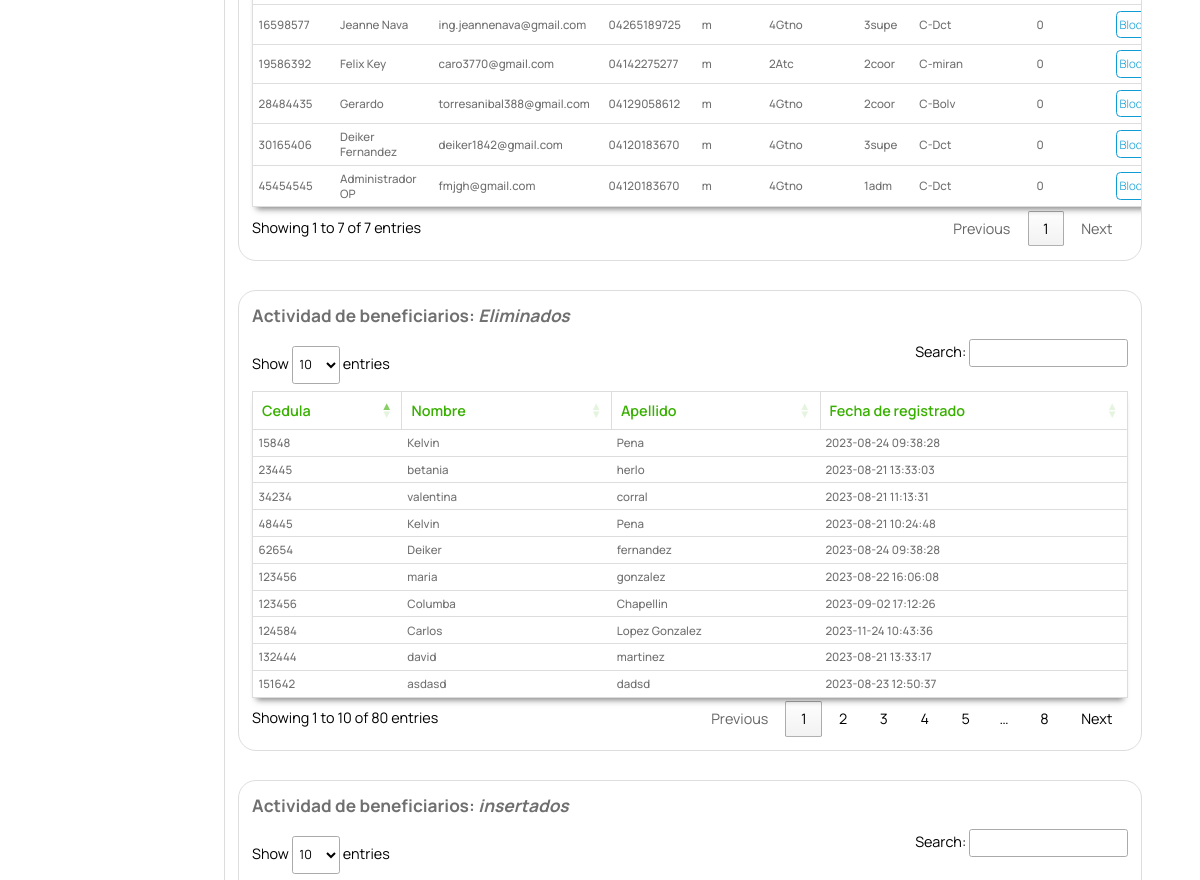
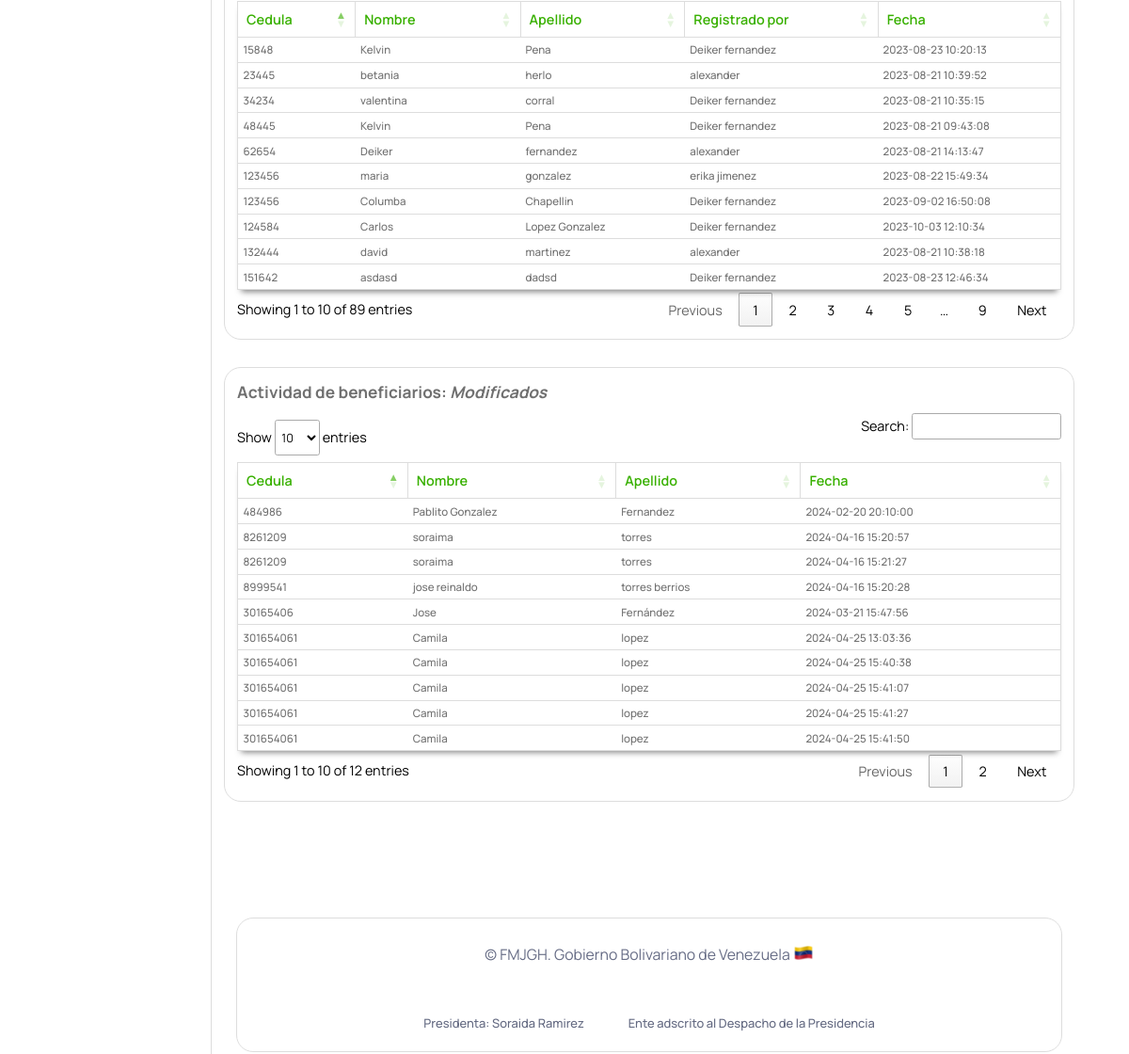
Page /Escritorio/tecnologia.php (signed in, middle part) on the earlier database version (2 pictures, top to bottom).
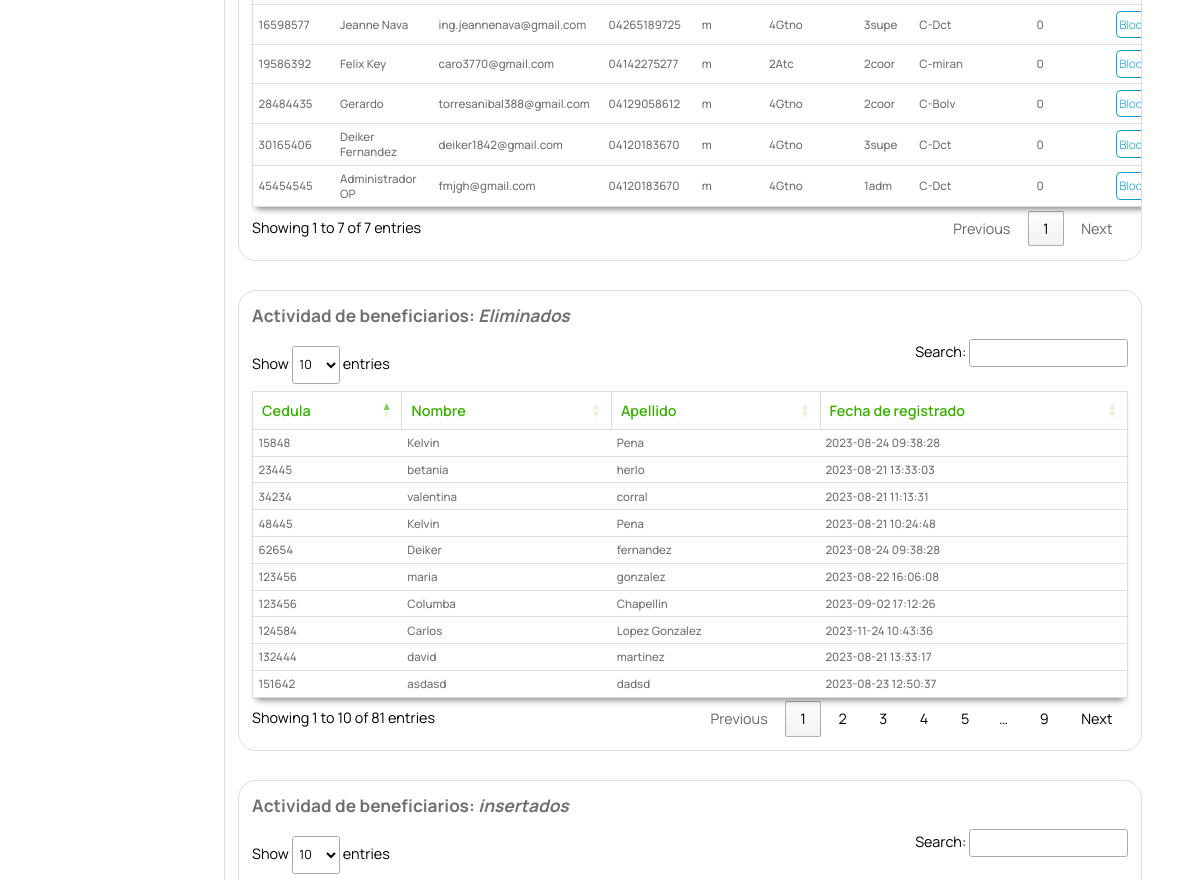
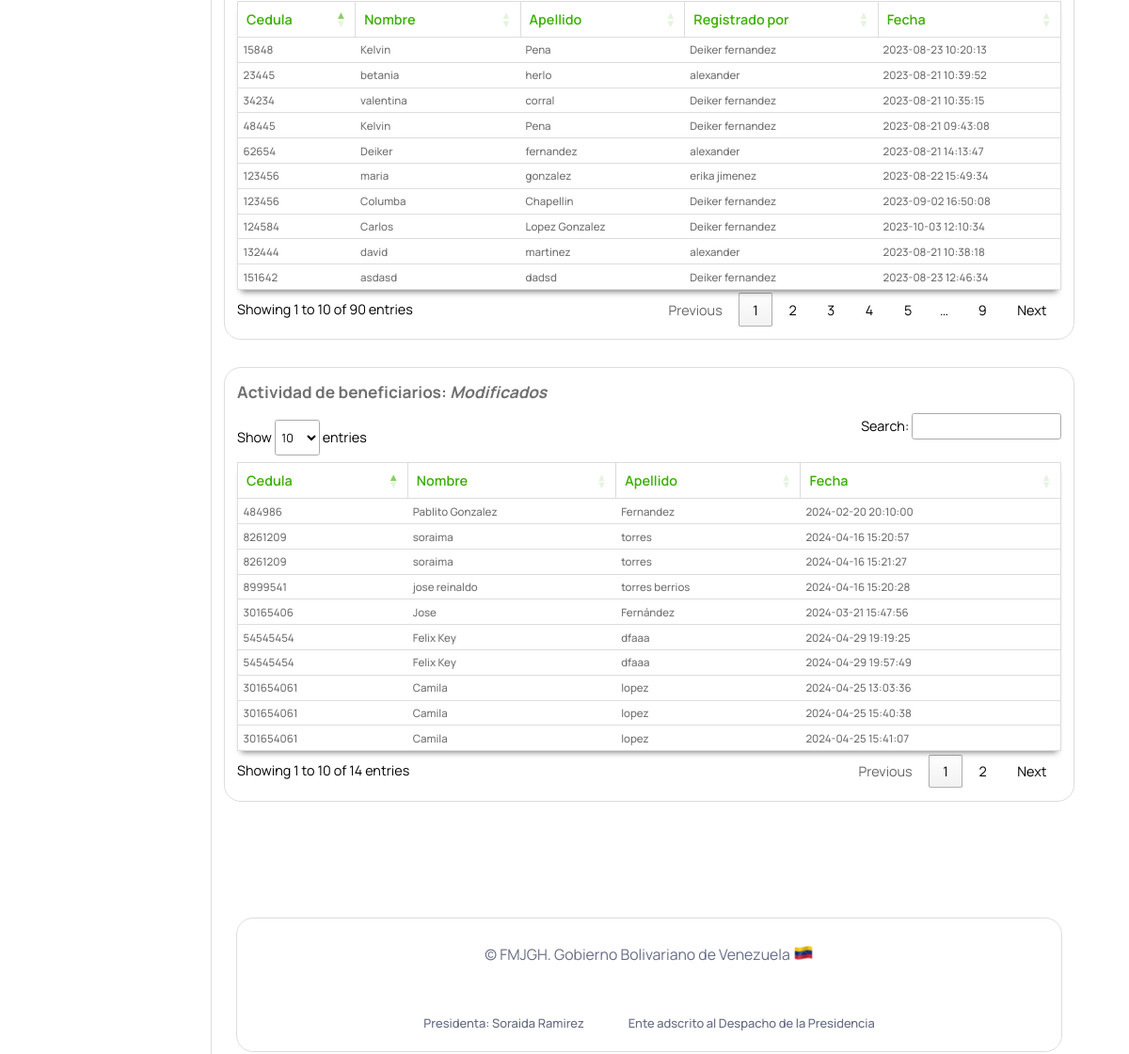
Same page on the later database version (2 pictures, top to bottom).
### tables this page shows
CREATE TABLE `usuario` (
  `cedula` int(12) NOT NULL,
  `nombre` text NOT NULL,
  `passwordd` varchar(60) NOT NULL,
  `email` varchar(50) NOT NULL,
  `telefono` varchar(11) NOT NULL,
  `sexo` char(1) NOT NULL,
  `gerencia` varchar(5) NOT NULL,
  `rol` varchar(5) NOT NULL,
  `coordinacion` varchar(12) DEFAULT NULL,
  `bloqueado` tinyint(1) NOT NULL DEFAULT 0,
  `profile_photo` varchar(2048) DEFAULT NULL,
  PRIMARY KEY (`cedula`),
  KEY `gerencia` (`gerencia`),
  KEY `rol` (`rol`),
  KEY `coordinacion` (`coordinacion`),
  CONSTRAINT `usuario_ibfk_1` FOREIGN KEY (`coordinacion`) REFERENCES `coordinaciones_estadales` (`id`) ON DELETE CASCADE,
  CONSTRAINT `usuario_ibfk_2` FOREIGN KEY (`rol`) REFERENCES `roles` (`id`) ON DELETE CASCADE,
  CONSTRAINT `usuario_ibfk_3` FOREIGN KEY (`gerencia`) REFERENCES `gerencia` (`id`) ON DELETE CASCADE
);

CREATE TABLE `ben_eliminados` (
  `id` int(11) NOT NULL AUTO_INCREMENT,
  `cedula` int(12) DEFAULT NULL,
  `nombre` text DEFAULT NULL,
  `apellido` text DEFAULT NULL,
  `discapacidad` varchar(10) DEFAULT NULL,
  `fecha_eliminacion` datetime DEFAULT NULL,
  PRIMARY KEY (`id`)
);

CREATE TABLE `reg_beneficiario` (
  `id` int(11) NOT NULL AUTO_INCREMENT,
  `cedula` int(12) DEFAULT NULL,
  `nombre` text DEFAULT NULL,
  `apellido` text DEFAULT NULL,
  `registrado_por` tinytext DEFAULT NULL,
  `INSERTADO` datetime DEFAULT NULL,
  PRIMARY KEY (`id`)
);

CREATE TABLE `modificaciones_beneficiarios` (
  `id` int(12) NOT NULL AUTO_INCREMENT,
  `cedula` varchar(11) NOT NULL,
  `nombre` text NOT NULL,
  `apellido` text NOT NULL,
  `fecha` timestamp NOT NULL DEFAULT current_timestamp() ON UPDATE current_timestamp(),
  PRIMARY KEY (`id`)
);

### php/ManejadorBD.php (called while the page is built, shortened)
<?php
	class ManejadorBD extends PDO {
		public $srv	= SRV;
		public $usr	= USR;
		public $pas	= PAS;
		public $dbn	= BDN;
		public function conectar($tipoConexion){
			try{
				switch ($tipoConexion) {
				    case 1:
				        $dsn = "mysql:host=$this->srv;dbname=$this->dbn";
				        break;
				}
				$dbh = new PDO($dsn, $this->usr, $this->pas);
    			$dbh->setAttribute(PDO::ATTR_ERRMODE, PDO::ERRMODE_EXCEPTION);
			}catch(PDOException $error){
                echo "Error al Conectar con la Base de Datos: ".$error->getMessage();
                exit();
			}
            $this->conexionBD = $dbh;
			return $this->conexionBD;
		}
	}
?>

### Escritorio/tecnologia.php (the view, shortened to what the changed rows need)
<?php
include_once("partearriba.php");
?>
<link rel="stylesheet" type="text/css" href="https://cdn.datatables.net/1.11.3/css/jquery.dataTables.min.css">
<div class="dash-contenido">
    <div class="tabla-atencion">
        <table id="atencion">
            <tbody id="atenciones">
                <?php
                include_once("../php/03-usuario.php");
                $aten = new Usuario(1);
                $consulta = $aten->consultarTodosUsuarios();
                if ($consulta) {
                    foreach ($consulta as $registros) {
                ?>
                        <tr>
                            <td><?php echo $registros["cedula"] ?></td>
                            <td><?php echo $registros["nombre"] ?></td>
                            <td><?php echo $registros["email"] ?></td>
                            <td><?php echo $registros["telefono"] ?></td>
                            <td><?php echo $registros["sexo"] ?></td>
                            <td><?php echo $registros["gerencia"] ?></td>
                            <td><?php echo $registros["rol"] ?></td>
                            <td><?php echo $registros["coordinacion"] ?></td>
                            <td><?php echo $registros["bloqueado"] ?></td>
                            <?php if ($registros["bloqueado"] == 1) { ?>
                                <td>
                                    <a class="eliminar" href="../php/cambiar_estado.php?desbloquear=<?php echo $registros["cedula"]; ?>">Desbloquear</a>
                                </td>
                            <?php } else { ?>
                                <td>
                                    <a class="remitir" href="../php/cambiar_estado.php?bloquear=<?php echo $registros["cedula"]; ?>"">Bloquear</a>
                                </td>
                            <?php  } ?>
                        </tr>
                <?php
                    }
                }
                ?>
            </tbody>
        </table>
    </div>
    <div class=" tabla-atencion">
                                        <h2>Actividad de beneficiarios: <i>Eliminados</i></h2>
                                        <table id="atencion">
                                            <thead>
                                                <tr>
                                                    <th>Cedula</th>
                                                    <th>Nombre</th>
                                                    <th>Apellido</th>
                                                    <th>Fecha de registrado</th>
                                                </tr>
                                            </thead>
                                            <tbody id="atenciones">
                                                <?php
                                                include_once("../php/03-usuario.php");
                                                $aten = new Usuario(1);
                                                $consulta = $aten->ben_eliminados();
                                                if ($consulta) {
                                                    foreach ($consulta as $registros) {
                                                ?>
                                                        <tr>
                                                            <td><?php echo $registros["cedula"] ?></td>
                                                            <td><?php echo $registros["nombre"] ?></td>
                                                            <td><?php echo $registros["apellido"] ?></td>
                                                            <td><?php echo $registros["fecha_eliminacion"] ?></td>
                                                        </tr>
                                                <?php
                                                    }
                                                }
                                                ?>
                                            </tbody>
                                        </table>
    </div>
    <div class="tabla-atencion">
        <h2>Actividad de beneficiarios: <i>insertados</i></h2>
        <table id="atencion">
            <thead>
                <tr>
                    <th>Cedula</th>
                    <th>Nombre</th>
                    <th>Apellido</th>
                    <th>Registrado por</th>
                    <th>Fecha</th>
                </tr>
            </thead>
            <tbody id="atenciones">
                <?php
                include_once("../php/03-usuario.php");
                $aten = new Usuario(1);
                $consulta = $aten->reg_beneficiario();
                if ($consulta) {
                    foreach ($consulta as $registros) {
                ?>
                        <tr>
                            <td><?php echo $registros["cedula"] ?></td>
                            <td><?php echo $registros["nombre"] ?></td>
                            <td><?php echo $registros["apellido"] ?></td>
                            <td><?php echo $registros["registrado_por"] ?></td>
                            <td><?php echo $registros["INSERTADO"] ?></td>
                        </tr>
                <?php
                    }
                }
                ?>
            </tbody>
        </table>
    </div>
    <div class="tabla-atencion">
        <h2>Actividad de beneficiarios: <i>Modificados</i></h2>
        <table id="atencion">
            <thead>
                <tr>
                    <th>Cedula</th>
                    <th>Nombre</th>
                    <th>Apellido</th>
                    <th>Fecha</th>
                </tr>
            </thead>
            <tbody id="atenciones">
                <?php
                include_once("../php/03-usuario.php");
                $aten = new Usuario(1);
                $consulta = $aten->mod_beneficiario();
                if ($consulta) {
                    foreach ($consulta as $registros) {
                ?>
                        <tr>
                            <td><?php echo $registros["cedula"] ?></td>
                            <td><?php echo $registros["nombre"] ?></td>
                            <td><?php echo $registros["apellido"] ?></td>
                            <td><?php echo $registros["fecha"] ?></td>
                        </tr>
                <?php
                    }
                }
                ?>
            </tbody>
        </table>
    </div>
</div>
<br><br> <br><br><br>
<?php
include_once("parteabajo.php");
?>

Differences in the rows shown:
no longer on this page (row unchanged): modificaciones_beneficiarios: cedula "301654061", nombre "Camila", apellido "lopez", fecha "2024-04-25 15:41:27"
no longer on this page (row unchanged): modificaciones_beneficiarios: cedula "301654061", nombre "Camila", apellido "lopez", fecha "2024-04-25 15:41:50"
added modificaciones_beneficiarios: cedula "54545454", nombre "Felix Key", apellido "dfaaa", fecha "2024-04-29 19:19:25"
added modificaciones_beneficiarios: cedula "54545454", nombre "Felix Key", apellido "dfaaa", fecha "2024-04-29 19:57:49"
Other differences:
text written by a page script: "Show entries Search: Showing 1 to 10 of 80 entries Previous 1 2 3 4 5 … 8 Next" → "Show entries Search: Showing 1 to 10 of 81 entries Previous 1 2 3 4 5 … 9 Next"
text written by a page script: "Show entries Search: Showing 1 to 10 of 89 entries Previous 1 2 3 4 5 … 9 Next" → "Show entries Search: Showing 1 to 10 of 90 entries Previous 1 2 3 4 5 … 9 Next"
text written by a page script: "Show entries Search: Showing 1 to 10 of 12 entries Previous 1 2 Next" → "Show entries Search: Showing 1 to 10 of 14 entries Previous 1 2 Next"
